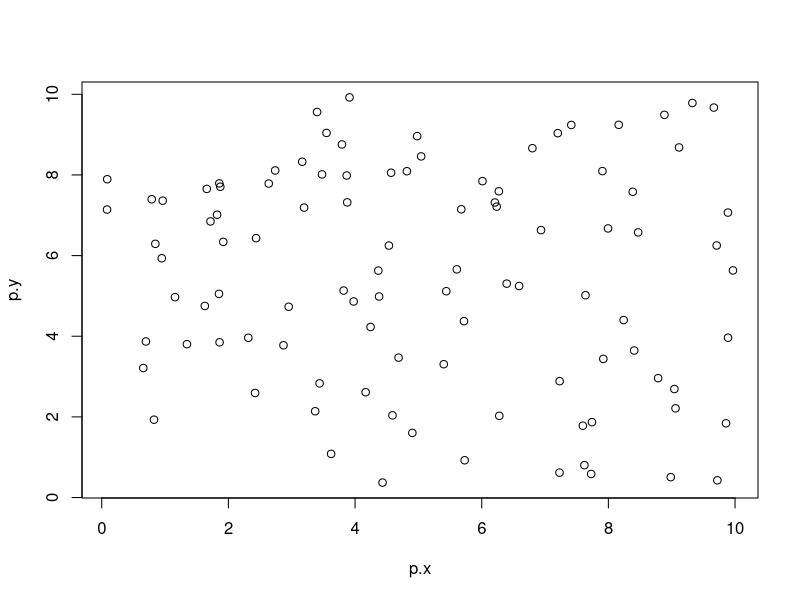
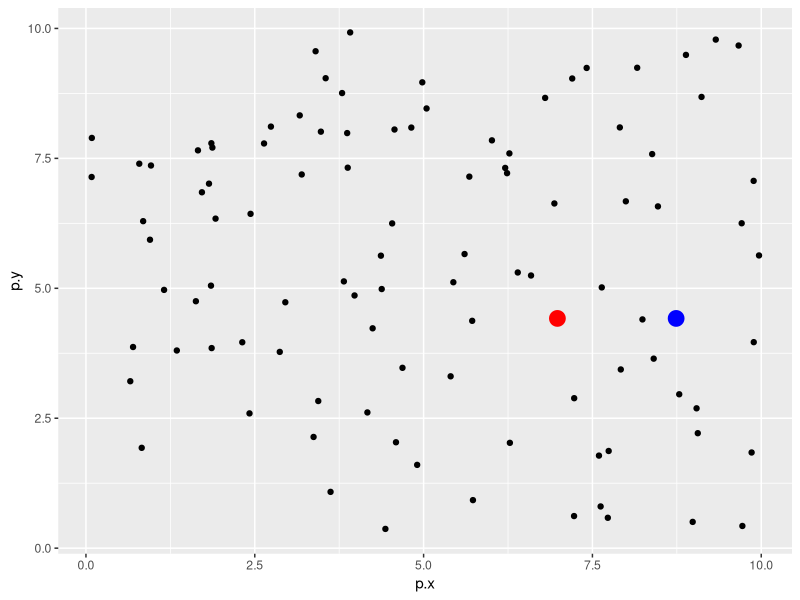

Write R code to recreate these figures, in order. (Note: this script raises an error after producing the figures.)
# Create Your Own Kmeans Algorithm

# Clear Namespace
rm(list=ls())

# Import Libraries
library(ggplot2)

# Step 1:  Generate two random datasets (R2)
set.seed(7)
p.x = runif(100, min = 0, max = 10)
p.y = runif(100, min = 0, max = 10)
plot(p.x, p.y)

# Create DataFrame with X & Y Values
df.pxy = data.frame(p.x, p.y)

# Randomly Generate K Centroids
K.1 = 2
c.x = runif(K.1, min = 0, max = 10)
c.y = runif(K.1, min = 0, max = 10)

# Centroid 1
c1.x = c.x[1]
c1.y = c.y[1]
df.c1 = data.frame(c1.x, c1.y)

# Centroid 2
c2.x = c.x[2]
c2.y = c.y[2]
df.c2 = data.frame(c2.x, c2.y)

# Plot Random Data + Centroids
p <- ggplot(df.pxy, aes(x = p.x, y = p.y)) + geom_point()
p + geom_point(data = df.c1, aes(x = c1.x, y = c2.y), colour = 'red', size =5) + 
    geom_point(data = df.c2, aes(x = c2.x, y = c2.y), colour = 'blue', size =5)

# Calculate Euclidean Distance to Each Centroid
e.distance <- function(p.x, p.y, c.x, c.y){
  'p.x/p.y:  Randomly generated x/y points
   c.x/c.y:  Centroid x & y coordinates'
  a = (p.x - c.x)^2
  b = (p.y - c.y)^2
  c = sqrt(a + b)  
  return(c)  
}

e.dist.c1 = e.distance(p.x, p.y, c1.x, c1.y)
e.dist.c2 = e.distance(p.x, p.y, c2.x, c2.y)


# Create DataFrame w/ x/y points, distance to c1, c2
comp.dist = e.dist.c1 > e.dist.c2
df.comp = data.frame(p.x, p.y, e.dist.c1, e.dist.c2, comp.dist)

df.comp
'If True:    dist.c1 > c2, then assign c2, 
 Otherwise:  assign c1'

df.comp$comp.dist[df.comp$comp.dist == TRUE] <- 'C2'
df.comp$comp.dist[df.comp$comp.dist == FALSE] <- 'C1'


# Create New Plot - Distinguish C1 and C2 Point Assignments By Color Or Shape

p <- ggplot(df.comp[df.comp$comp.dist == 'C1'], aes(x = p.x, y = p.y)) + geom_point()


#p + geom_point(data = df.c1, aes(x = c1.x, y = c2.y), colour = 'red', size =5) + 
#  geom_point(data = df.c2, aes(x = c2.x, y = c2.y), colour = 'blue', size =5)














